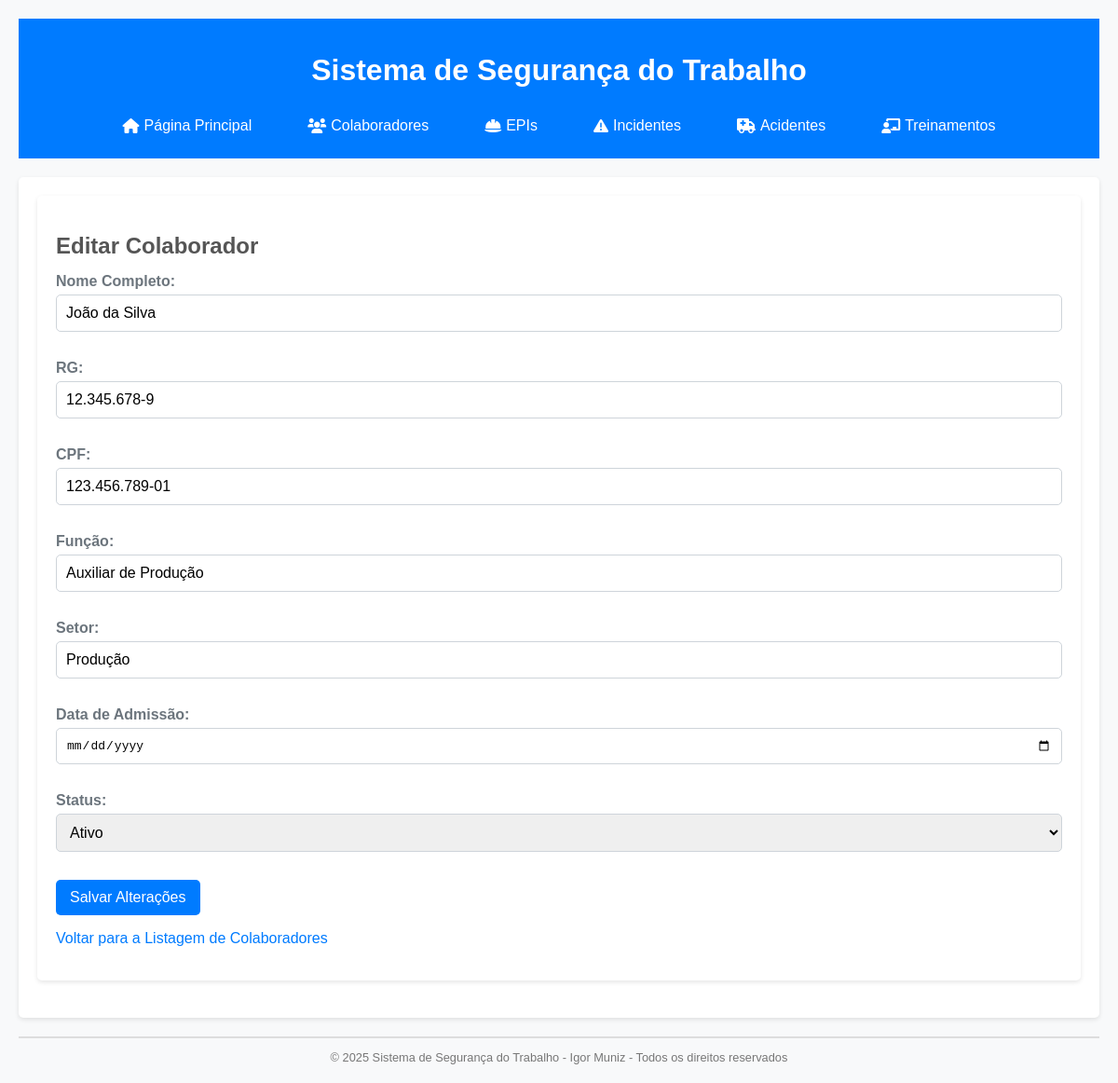
Page /editar_colaborador/1 on the committed database.
### tables this page shows
CREATE TABLE colaboradores (
    id INTEGER PRIMARY KEY AUTOINCREMENT,
    nome_completo TEXT NOT NULL,
    rg TEXT NOT NULL UNIQUE,
    cpf TEXT NOT NULL UNIQUE,
    funcao TEXT NOT NULL,
    setor TEXT NOT NULL,
    data_admissao TEXT NOT NULL,
    status TEXT NOT NULL DEFAULT 'Ativo',
    data_desligamento TEXT
);

### app.py (the view)
@app.route('/editar_colaborador/<int:id>')
def editar_colaborador(id):
    db = get_db()
    colaborador = db.execute("SELECT * FROM colaboradores WHERE id = ?", (id,)).fetchone()
    if colaborador:
        colaborador_dict = dict(colaborador)
        colaborador_dict['data_admissao'] = formatar_data(colaborador_dict['data_admissao'])
        if colaborador_dict['data_desligamento']:
            colaborador_dict['data_desligamento'] = formatar_data(colaborador_dict['data_desligamento'])
        return render_template('editar_colaborador.html', colaborador=colaborador_dict)
    else:
        return "Colaborador não encontrado."

### app.py (called while the page is built)
def formatar_data(data):
    if data:
        data_obj = datetime.strptime(data, '%Y-%m-%d').date()
        return data_obj.strftime('%d/%m/%Y')
    return None

### database.py (called while the page is built)
def get_db():
    db = sqlite3.connect(DATABASE)
    db.row_factory = sqlite3.Row  # Isso permite acessar as colunas por nome
    return db

### templates/editar_colaborador.html (shortened to what this page needs)
{% extends 'base.html' %}
{% block content %}
<section class="form-section">
    <h1>
        Editar Colaborador
    </h1>
    {% if colaborador %}
    <form method="POST" action="/editar_colaborador/{{ colaborador['id'] }}">
        <div class="form-group">
            <label for="nome_completo">
                Nome Completo:
            </label>
            <input type="text" id="nome_completo" name="nome_completo" value="{{ colaborador['nome_completo'] }}"
                required>
        </div>
        <div class="form-group">
            <label for="rg">
                RG:
            </label>
            <input type="text" id="rg" name="rg" value="{{ colaborador['rg'] }}" required>
        </div>
        <div class="form-group">
            <label for="cpf">
                CPF:
            </label>
            <input type="text" id="cpf" name="cpf" value="{{ colaborador['cpf'] }}" required>
        </div>
        <div class="form-group">
            <label for="funcao">
                Função:
            </label>
            <input type="text" id="funcao" name="funcao" value="{{ colaborador['funcao'] }}" required>
        </div>
        <div class="form-group">
            <label for="setor">
                Setor:
            </label>
            <input type="text" id="setor" name="setor" value="{{ colaborador['setor'] }}" required>
        </div>
        <div class="form-group">
            <label for="data_admissao">
                Data de Admissão:
            </label>
            <input type="date" id="data_admissao" name="data_admissao" value="{{ colaborador['data_admissao'] }}"
                required>
        </div>
        <div class="form-group">
            <label for="status">
                Status:
            </label>
            <select id="status" name="status" onchange="toggleDataDesligamento()">
                <option value="Ativo" {% if colaborador['status'] == 'Ativo' %} selected {% endif %}>
                    Ativo
                </option>
            </select>
        </div>
        <button type="submit" class="form-button">
            Salvar Alterações
        </button>
    </form>
    {% else %}
    <p>
        Colaborador não encontrado.
    </p>
    {% endif %}
    <p>
        <a href="/listar_colaboradores">
            Voltar para a Listagem de Colaboradores
        </a>
    </p>
</section>
{% endblock %}

### static/style.css (style rules this page uses)
body { font-family: sans-serif; margin: 20px; background-color: #f8f9fa; color: #6c757d; }
a { color: #007bff; text-decoration: none; transition: color 0.3s ease; }
main, .form-section, .list-section { background-color: #fff; padding: 20px; border-radius: 5px; box-shadow: 0 2px 5px rgba(0, 0, 0, 0.1); margin-bottom: 20px; }
main h1, .form-section h1, .list-section h1 { font-size: 1.5em; color: #555; margin-bottom: 15px; }
.form-group { margin-bottom: 15px; }
.form-group label, label { display: block; margin-bottom: 5px; font-weight: bold; }
.form-group input[type="text"], .form-group input[type="date"], .form-group input[type="number"], .form-group select, .form-group textarea, input[type="text"], input[type="date"], input[type="number"], select, textarea { width: 100%; padding: 10px; margin-bottom: 15px; border: 1px solid #ced4da; border-radius: 5px; box-sizing: border-box; font-size: 1em; }
.form-button, button[type="submit"], .action-button { background-color: #007bff; color: #fff; padding: 10px 15px; border: none; border-radius: 5px; cursor: pointer; font-size: 1em; transition: background-color 0.3s ease; }

### rows in the picture
colaboradores: nome_completo "João da Silva", rg "12.345.678-9", cpf "123.456.789-01", funcao "Auxiliar de Produção", setor "Produção", status "Ativo"
